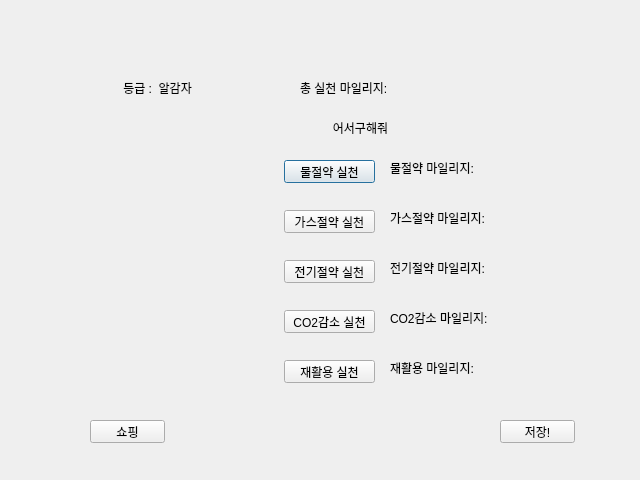
<?xml version="1.0" encoding="UTF-8"?>
<ui version="4.0">
 <class>Dialog</class>
 <widget class="QDialog" name="Dialog">
  <property name="geometry">
   <rect>
    <x>0</x>
    <y>0</y>
    <width>640</width>
    <height>480</height>
   </rect>
  </property>
  <property name="windowTitle">
   <string>감자합니다</string>
  </property>
  <property name="windowIcon">
   <iconset>
    <normaloff>감자그림/감자1.png</normaloff>감자그림/감자1.png</iconset>
  </property>
  <widget class="QLabel" name="label_imgA">
   <property name="geometry">
    <rect>
     <x>90</x>
     <y>150</y>
     <width>150</width>
     <height>150</height>
    </rect>
   </property>
   <property name="text">
    <string/>
   </property>
   <property name="pixmap">
    <pixmap>level1.png</pixmap>
   </property>
   <property name="scaledContents">
    <bool>true</bool>
   </property>
   <property name="indent">
    <number>4</number>
   </property>
  </widget>
  <widget class="QPushButton" name="button5">
   <property name="geometry">
    <rect>
     <x>284</x>
     <y>360</y>
     <width>91</width>
     <height>23</height>
    </rect>
   </property>
   <property name="text">
    <string>재활용 실천</string>
   </property>
   <property name="checkable">
    <bool>true</bool>
   </property>
   <property name="autoDefault">
    <bool>false</bool>
   </property>
   <property name="default">
    <bool>false</bool>
   </property>
   <property name="flat">
    <bool>false</bool>
   </property>
  </widget>
  <widget class="QLabel" name="labelA">
   <property name="geometry">
    <rect>
     <x>190</x>
     <y>120</y>
     <width>341</width>
     <height>16</height>
    </rect>
   </property>
   <property name="text">
    <string>어서구해줘</string>
   </property>
   <property name="scaledContents">
    <bool>true</bool>
   </property>
   <property name="alignment">
    <set>Qt::AlignCenter</set>
   </property>
  </widget>
  <widget class="QLabel" name="labelC">
   <property name="geometry">
    <rect>
     <x>120</x>
     <y>80</y>
     <width>111</width>
     <height>16</height>
    </rect>
   </property>
   <property name="text">
    <string> 등급 :  알감자</string>
   </property>
   <property name="scaledContents">
    <bool>true</bool>
   </property>
  </widget>
  <widget class="QPushButton" name="button3">
   <property name="geometry">
    <rect>
     <x>284</x>
     <y>260</y>
     <width>91</width>
     <height>23</height>
    </rect>
   </property>
   <property name="text">
    <string>전기절약 실천</string>
   </property>
   <property name="checkable">
    <bool>true</bool>
   </property>
   <property name="autoDefault">
    <bool>false</bool>
   </property>
   <property name="default">
    <bool>false</bool>
   </property>
   <property name="flat">
    <bool>false</bool>
   </property>
  </widget>
  <widget class="QLabel" name="label_7">
   <property name="geometry">
    <rect>
     <x>390</x>
     <y>310</y>
     <width>131</width>
     <height>16</height>
    </rect>
   </property>
   <property name="text">
    <string>CO2감소 마일리지:</string>
   </property>
   <property name="scaledContents">
    <bool>true</bool>
   </property>
  </widget>
  <widget class="QPushButton" name="button2">
   <property name="geometry">
    <rect>
     <x>284</x>
     <y>210</y>
     <width>91</width>
     <height>23</height>
    </rect>
   </property>
   <property name="text">
    <string>가스절약 실천</string>
   </property>
   <property name="checkable">
    <bool>true</bool>
   </property>
   <property name="autoDefault">
    <bool>false</bool>
   </property>
   <property name="default">
    <bool>false</bool>
   </property>
   <property name="flat">
    <bool>false</bool>
   </property>
  </widget>
  <widget class="QLabel" name="label_6">
   <property name="geometry">
    <rect>
     <x>390</x>
     <y>260</y>
     <width>131</width>
     <height>16</height>
    </rect>
   </property>
   <property name="text">
    <string>전기절약 마일리지:</string>
   </property>
   <property name="scaledContents">
    <bool>true</bool>
   </property>
  </widget>
  <widget class="QLabel" name="label_4">
   <property name="geometry">
    <rect>
     <x>390</x>
     <y>160</y>
     <width>131</width>
     <height>16</height>
    </rect>
   </property>
   <property name="text">
    <string>물절약 마일리지:</string>
   </property>
  </widget>
  <widget class="QPushButton" name="button4">
   <property name="geometry">
    <rect>
     <x>284</x>
     <y>310</y>
     <width>91</width>
     <height>23</height>
    </rect>
   </property>
   <property name="text">
    <string>CO2감소 실천</string>
   </property>
   <property name="checkable">
    <bool>true</bool>
   </property>
   <property name="autoDefault">
    <bool>false</bool>
   </property>
   <property name="default">
    <bool>false</bool>
   </property>
   <property name="flat">
    <bool>false</bool>
   </property>
  </widget>
  <widget class="QLabel" name="label_8">
   <property name="geometry">
    <rect>
     <x>390</x>
     <y>360</y>
     <width>131</width>
     <height>16</height>
    </rect>
   </property>
   <property name="text">
    <string>재활용 마일리지:</string>
   </property>
   <property name="scaledContents">
    <bool>true</bool>
   </property>
  </widget>
  <widget class="QLabel" name="label_5">
   <property name="geometry">
    <rect>
     <x>390</x>
     <y>210</y>
     <width>131</width>
     <height>16</height>
    </rect>
   </property>
   <property name="text">
    <string>가스절약 마일리지:</string>
   </property>
   <property name="scaledContents">
    <bool>true</bool>
   </property>
  </widget>
  <widget class="QPushButton" name="button1">
   <property name="geometry">
    <rect>
     <x>284</x>
     <y>160</y>
     <width>91</width>
     <height>23</height>
    </rect>
   </property>
   <property name="text">
    <string>물절약 실천</string>
   </property>
  </widget>
  <widget class="QLabel" name="labelB">
   <property name="geometry">
    <rect>
     <x>300</x>
     <y>80</y>
     <width>131</width>
     <height>16</height>
    </rect>
   </property>
   <property name="text">
    <string>총 실천 마일리지:</string>
   </property>
   <property name="scaledContents">
    <bool>true</bool>
   </property>
  </widget>
  <widget class="QLabel" name="label">
   <property name="geometry">
    <rect>
     <x>0</x>
     <y>0</y>
     <width>640</width>
     <height>480</height>
    </rect>
   </property>
   <property name="text">
    <string/>
   </property>
   <property name="pixmap">
    <pixmap>로그인, 회원가입 그림/아무거나.png</pixmap>
   </property>
   <property name="scaledContents">
    <bool>true</bool>
   </property>
  </widget>
  <widget class="QPushButton" name="buttonShop">
   <property name="geometry">
    <rect>
     <x>90</x>
     <y>420</y>
     <width>75</width>
     <height>23</height>
    </rect>
   </property>
   <property name="text">
    <string>쇼핑</string>
   </property>
  </widget>
  <widget class="QPushButton" name="btnOk">
   <property name="geometry">
    <rect>
     <x>500</x>
     <y>420</y>
     <width>75</width>
     <height>23</height>
    </rect>
   </property>
   <property name="text">
    <string>저장!</string>
   </property>
  </widget>
  <zorder>label</zorder>
  <zorder>label_imgA</zorder>
  <zorder>button5</zorder>
  <zorder>labelA</zorder>
  <zorder>labelC</zorder>
  <zorder>button3</zorder>
  <zorder>label_7</zorder>
  <zorder>button2</zorder>
  <zorder>label_6</zorder>
  <zorder>label_4</zorder>
  <zorder>button4</zorder>
  <zorder>label_8</zorder>
  <zorder>label_5</zorder>
  <zorder>button1</zorder>
  <zorder>labelB</zorder>
  <zorder>buttonShop</zorder>
  <zorder>btnOk</zorder>
 </widget>
 <resources/>
 <connections/>
</ui>
